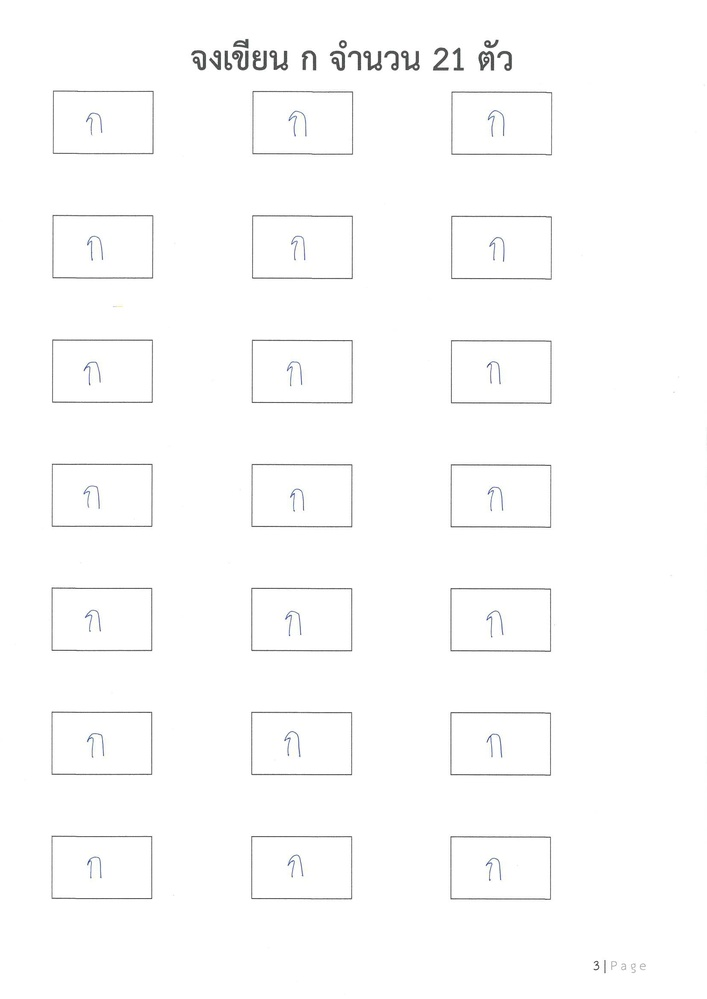
#> input picture input/123.jpg, 707 x 999 px, shrunk from 1654 x 2338 before the run
$ python main.py
#> lines starting #> are read from the running program, lines starting #| are printed output that depends on the picture; after the words box and inside, x2 and y2 are one past the last pixel; in counts of white or black regions, pixels touching at a corner belong together
### src/cropper.py
import cv2
import numpy as np
import os

def crop_characters(image_path, output_dir):
    # อ่านรูปภาพ
#> called with image_path = './input/123.jpg', output_dir = './output/image'
    image = cv2.imread(image_path)
#> image is the input picture: shape (999, 707, 3); mean B, G, R 252.4, 252.4, 252.4

    # ตรวจสอบว่าอ่านรูปภาพสำเร็จหรือไม่
    if image is None:
        print(f"Error: Could not read image from {image_path}")
        return

    # แปลงเป็นภาพขาวดำ
    gray = cv2.cvtColor(image, cv2.COLOR_BGR2GRAY)

    # สร้าง kernel สำหรับ morphological operations
    kernel = np.ones((5,5), np.uint8)

    # ทำให้ภาพชัดขึ้นโดยใช้ threshold
    _, threshold = cv2.threshold(gray, 240, 255, cv2.THRESH_BINARY_INV)
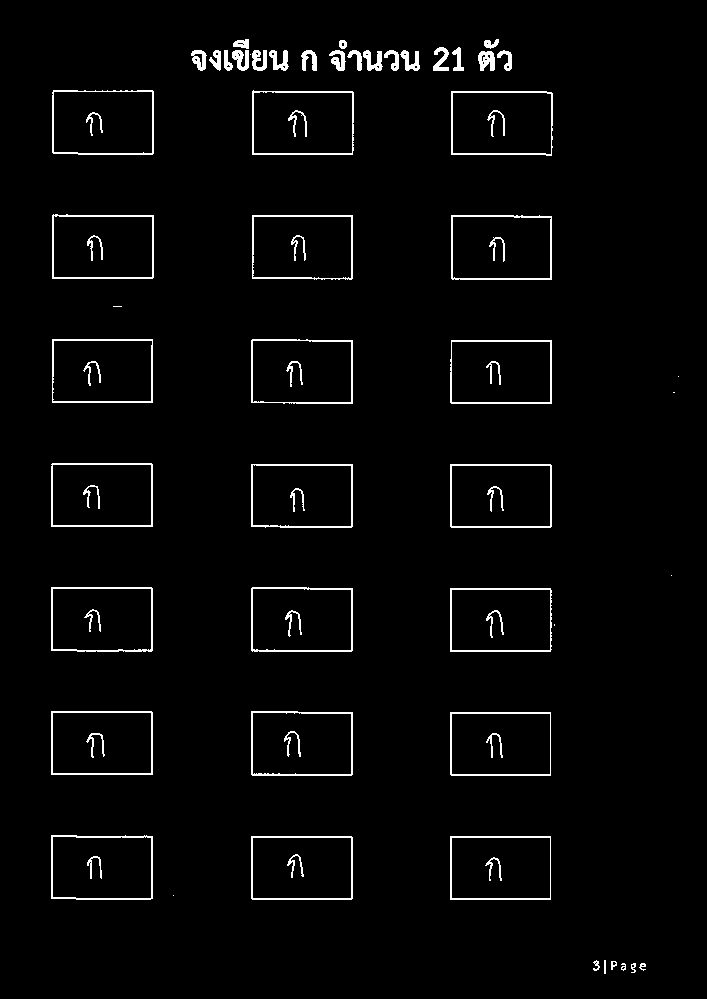
#> threshold: shape (999, 707); 2.7% white in thin lines or dots, all inside (x1, y1, x2, y2) = (51, 39, 679, 974)

    # ใช้ morphological operations เพื่อลดสัญญาณรบกวน
    threshold = cv2.dilate(threshold, kernel, iterations=1)
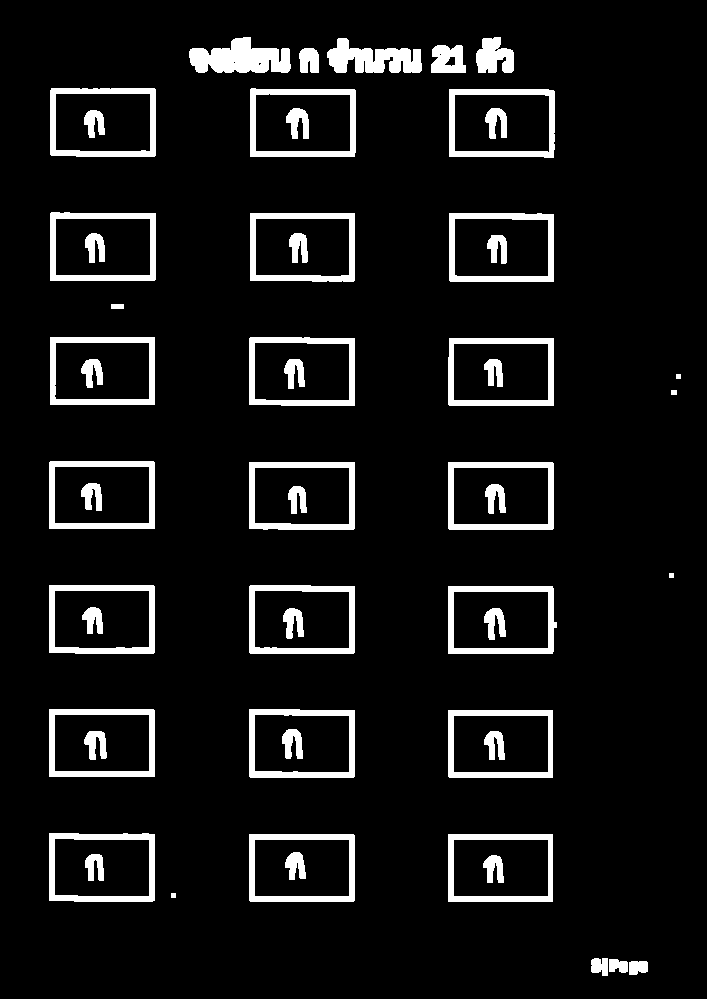
#> threshold: shape (999, 707); 8.1% white; 55 white regions, largest, box (x1, y1, x2, y2) and area: (189, 37, 291, 73) 2481, (327, 38, 422, 73) 2070, (249, 709, 355, 778) 1993
    threshold = cv2.erode(threshold, kernel, iterations=1)
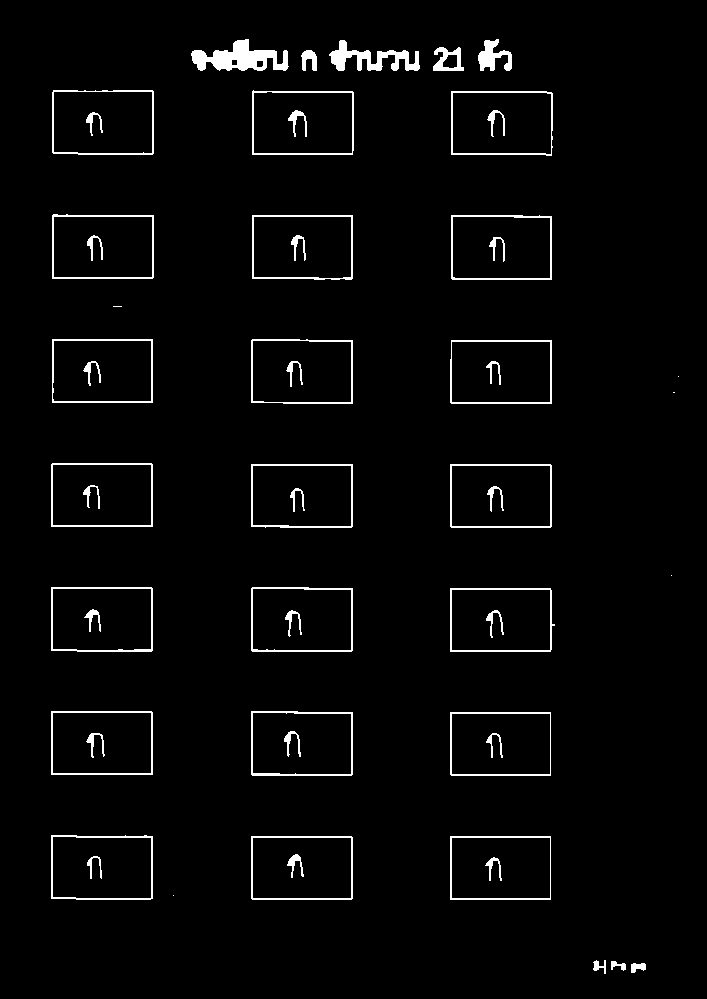
#> threshold: shape (999, 707); 2.9% white; 55 white regions (5 under 20 px)

    # หา contours
    contours, _ = cv2.findContours(threshold, cv2.RETR_EXTERNAL, cv2.CHAIN_APPROX_SIMPLE)
#> contours = 34 contours, 5 with area under 20; largest, box (x1, y1, x2, y2) and area: (51, 587, 153, 652) 6438, (251, 587, 353, 652) 6419, (52, 90, 154, 155) 6410, (251, 711, 353, 776) 6408, (251, 339, 353, 404) 6382

    # สร้างโฟลเดอร์สำหรับเก็บผลลัพธ์
    if not os.path.exists(output_dir):
        os.makedirs(output_dir)

    # วนลูปผ่านแต่ละ contour
    for idx, contour in enumerate(contours):
        # หากพื้นที่ของ contour มีขนาดเหมาะสม
        area = cv2.contourArea(contour)
        if area > 100:  # ปรับค่าตามความเหมาะสม
            x, y, w, h = cv2.boundingRect(contour)

            # เพิ่มระยะขอบ
            padding = -5
            y_start = max(y - padding, -50)
            y_end = min(y + h + padding, image.shape[0])
            x_start = max(x - padding, -50)
            x_end = min(x + w + padding, image.shape[1])

            # ตัดภาพตามกรอบที่พบ
            char_image = image[y_start:y_end, x_start:x_end]

            # บันทึกไฟล์
            output_path = os.path.join(output_dir, f'char_{idx}.png')
            cv2.imwrite(output_path, char_image)
#> this loop made 34 passes
#> (contour, area, x, y, w, h, y_start, y_end) on passes 5, 22: ([[450, 836], [450, 899], [550, 899], [550, 836]], 6300, 450, 836, 101, 64, 841, 895), ([[52, 339], [52, 402], [152, 402], [152, 339]], 6300, 52, 339, 101, 64, 344, 398)
#> (area, x, y, w, h, y_start, y_end, x_start) on passes 6 to 11: (6361.5, 251, 836, 102, 64, 841, 895, 256), (6366.5, 51, 835, 102, 65, 840, 895, 56), (6299.5, 450, 712, 101, 64, 717, 771, 455), (6408.5, 251, 711, 102, 65, 716, 771, 256), (6362.5, 51, 711, 102, 64, 716, 770, 56), (6364, 450, 588, 105, 64, 593, 647, 455)

    print(f"Saved cropped images to {output_dir}")
#| Saved cropped images to ./output/image

### main.py
from src.cropper import crop_characters

if __name__ == "__main__":
    input_image = "./input/123.jpg"
    output_directory = "./output/image"
    crop_characters(input_image, output_directory)
